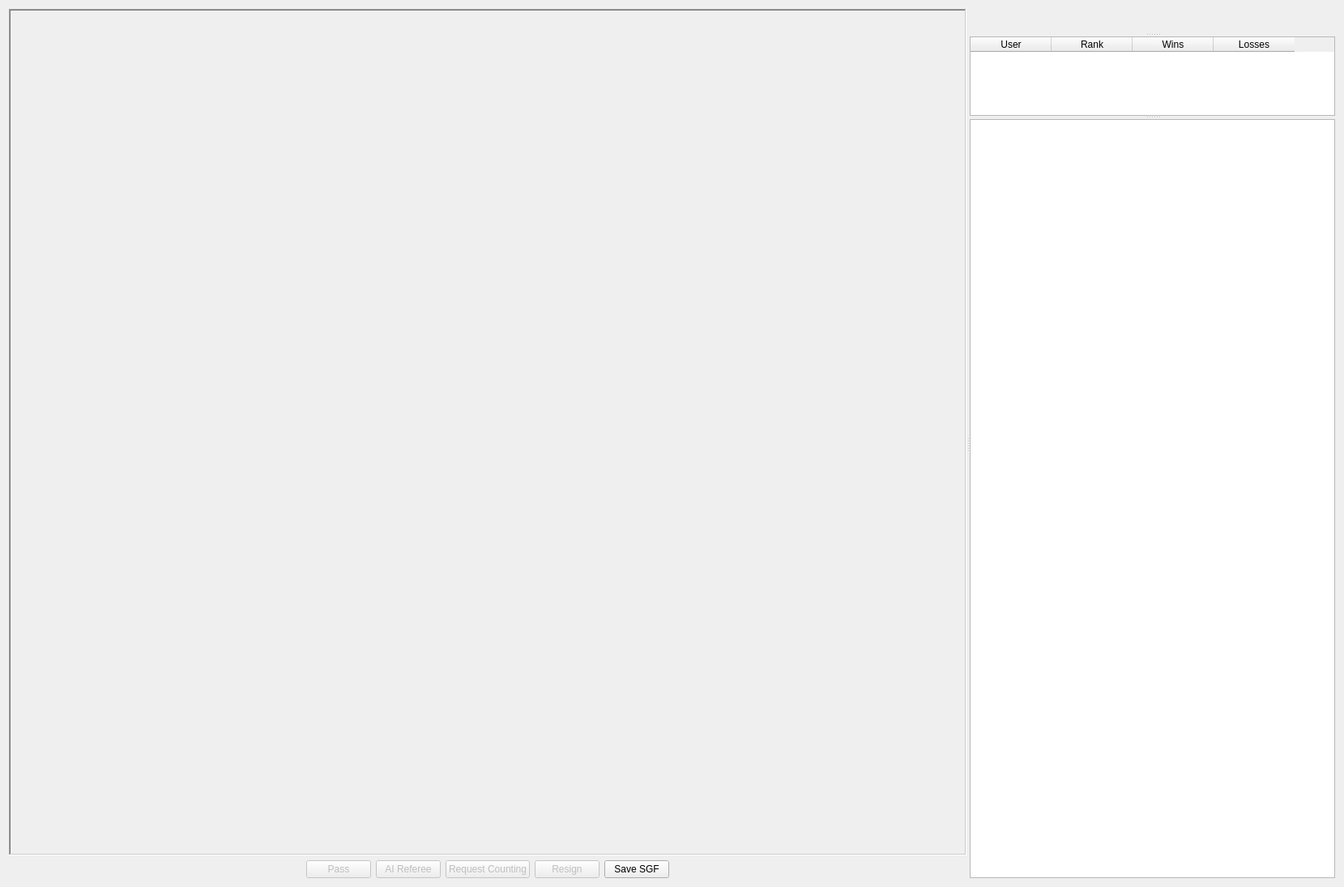
<?xml version="1.0" encoding="UTF-8"?>
<ui version="4.0">
 <class>RoomTab</class>
 <widget class="QWidget" name="RoomTab">
  <property name="geometry">
   <rect>
    <x>0</x>
    <y>0</y>
    <width>1659</width>
    <height>1095</height>
   </rect>
  </property>
  <property name="windowTitle">
   <string>Form</string>
  </property>
  <layout class="QGridLayout" name="gridLayout">
   <item row="0" column="0">
    <widget class="QSplitter" name="splitter_2">
     <property name="orientation">
      <enum>Qt::Horizontal</enum>
     </property>
     <property name="childrenCollapsible">
      <bool>false</bool>
     </property>
     <widget class="QWidget" name="layoutWidget">
      <layout class="QVBoxLayout" name="verticalLayout" stretch="4,0">
       <item>
        <widget class="QFrame" name="boardFrame">
         <property name="sizePolicy">
          <sizepolicy hsizetype="Preferred" vsizetype="Preferred">
           <horstretch>4</horstretch>
           <verstretch>0</verstretch>
          </sizepolicy>
         </property>
         <property name="styleSheet">
          <string notr="true">QWidget#board {
    background-image: url(:/assets/badukpan4_mirrored.png);
}</string>
         </property>
         <property name="frameShape">
          <enum>QFrame::WinPanel</enum>
         </property>
         <property name="frameShadow">
          <enum>QFrame::Sunken</enum>
         </property>
         <layout class="QGridLayout" name="gridLayout_2">
          <item row="0" column="2">
           <spacer name="horizontalSpacer_2">
            <property name="orientation">
             <enum>Qt::Horizontal</enum>
            </property>
            <property name="sizeHint" stdset="0">
             <size>
              <width>40</width>
              <height>20</height>
             </size>
            </property>
           </spacer>
          </item>
          <item row="0" column="1">
           <widget class="BoardWidget" name="board" native="true">
            <property name="minimumSize">
             <size>
              <width>988</width>
              <height>988</height>
             </size>
            </property>
            <property name="maximumSize">
             <size>
              <width>988</width>
              <height>988</height>
             </size>
            </property>
            <property name="styleSheet">
             <string notr="true"/>
            </property>
           </widget>
          </item>
          <item row="0" column="0">
           <spacer name="horizontalSpacer">
            <property name="orientation">
             <enum>Qt::Horizontal</enum>
            </property>
            <property name="sizeHint" stdset="0">
             <size>
              <width>40</width>
              <height>20</height>
             </size>
            </property>
           </spacer>
          </item>
         </layout>
         <zorder>horizontalSpacer</zorder>
         <zorder>horizontalSpacer_2</zorder>
         <zorder>board</zorder>
        </widget>
       </item>
       <item>
        <layout class="QHBoxLayout" name="horizontalLayout">
         <item>
          <spacer name="horizontalSpacer_3">
           <property name="orientation">
            <enum>Qt::Horizontal</enum>
           </property>
           <property name="sizeHint" stdset="0">
            <size>
             <width>40</width>
             <height>20</height>
            </size>
           </property>
          </spacer>
         </item>
         <item>
          <widget class="QPushButton" name="passButton">
           <property name="enabled">
            <bool>false</bool>
           </property>
           <property name="focusPolicy">
            <enum>Qt::NoFocus</enum>
           </property>
           <property name="text">
            <string>Pass</string>
           </property>
          </widget>
         </item>
         <item>
          <widget class="QPushButton" name="aiRefereeButton">
           <property name="enabled">
            <bool>false</bool>
           </property>
           <property name="text">
            <string>AI Referee</string>
           </property>
          </widget>
         </item>
         <item>
          <widget class="QPushButton" name="requestCountingButton">
           <property name="enabled">
            <bool>false</bool>
           </property>
           <property name="text">
            <string>Request Counting</string>
           </property>
          </widget>
         </item>
         <item>
          <widget class="QPushButton" name="resignButton">
           <property name="enabled">
            <bool>false</bool>
           </property>
           <property name="focusPolicy">
            <enum>Qt::NoFocus</enum>
           </property>
           <property name="text">
            <string>Resign</string>
           </property>
          </widget>
         </item>
         <item>
          <widget class="QPushButton" name="saveSgfButton">
           <property name="text">
            <string>Save SGF</string>
           </property>
          </widget>
         </item>
         <item>
          <spacer name="horizontalSpacer_4">
           <property name="orientation">
            <enum>Qt::Horizontal</enum>
           </property>
           <property name="sizeHint" stdset="0">
            <size>
             <width>40</width>
             <height>20</height>
            </size>
           </property>
          </spacer>
         </item>
        </layout>
       </item>
      </layout>
     </widget>
     <widget class="QSplitter" name="splitter">
      <property name="orientation">
       <enum>Qt::Vertical</enum>
      </property>
      <property name="childrenCollapsible">
       <bool>false</bool>
      </property>
      <widget class="MatchCardWidget" name="matchCard" native="true">
       <property name="sizePolicy">
        <sizepolicy hsizetype="Minimum" vsizetype="Minimum">
         <horstretch>0</horstretch>
         <verstretch>0</verstretch>
        </sizepolicy>
       </property>
      </widget>
      <widget class="QTableWidget" name="participantsTable">
       <property name="sizePolicy">
        <sizepolicy hsizetype="Expanding" vsizetype="Expanding">
         <horstretch>0</horstretch>
         <verstretch>4</verstretch>
        </sizepolicy>
       </property>
       <property name="horizontalScrollBarPolicy">
        <enum>Qt::ScrollBarAlwaysOff</enum>
       </property>
       <property name="sizeAdjustPolicy">
        <enum>QAbstractScrollArea::AdjustToContents</enum>
       </property>
       <property name="editTriggers">
        <set>QAbstractItemView::NoEditTriggers</set>
       </property>
       <property name="selectionBehavior">
        <enum>QAbstractItemView::SelectRows</enum>
       </property>
       <property name="sortingEnabled">
        <bool>true</bool>
       </property>
       <property name="wordWrap">
        <bool>false</bool>
       </property>
       <property name="columnCount">
        <number>4</number>
       </property>
       <attribute name="horizontalHeaderStretchLastSection">
        <bool>false</bool>
       </attribute>
       <column>
        <property name="text">
         <string>User</string>
        </property>
       </column>
       <column>
        <property name="text">
         <string>Rank</string>
        </property>
        <property name="textAlignment">
         <set>AlignCenter</set>
        </property>
       </column>
       <column>
        <property name="text">
         <string>Wins</string>
        </property>
        <property name="textAlignment">
         <set>AlignCenter</set>
        </property>
       </column>
       <column>
        <property name="text">
         <string>Losses</string>
        </property>
        <property name="textAlignment">
         <set>AlignCenter</set>
        </property>
       </column>
      </widget>
      <widget class="QListWidget" name="msgList">
       <property name="sizePolicy">
        <sizepolicy hsizetype="Expanding" vsizetype="Expanding">
         <horstretch>0</horstretch>
         <verstretch>4</verstretch>
        </sizepolicy>
       </property>
       <property name="editTriggers">
        <set>QAbstractItemView::NoEditTriggers</set>
       </property>
       <property name="alternatingRowColors">
        <bool>true</bool>
       </property>
       <property name="selectionBehavior">
        <enum>QAbstractItemView::SelectRows</enum>
       </property>
      </widget>
     </widget>
    </widget>
   </item>
  </layout>
 </widget>
 <customwidgets>
  <customwidget>
   <class>MatchCardWidget</class>
   <extends>QWidget</extends>
   <header>matchcardwidget.h</header>
   <container>1</container>
  </customwidget>
  <customwidget>
   <class>BoardWidget</class>
   <extends>QWidget</extends>
   <header>boardwidget.h</header>
   <container>1</container>
  </customwidget>
 </customwidgets>
 <resources/>
 <connections/>
</ui>
